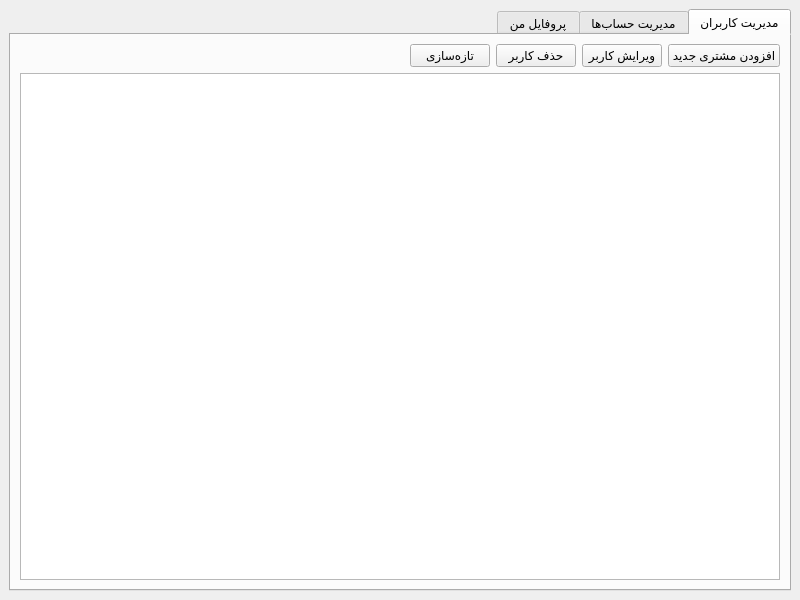
<?xml version="1.0" encoding="UTF-8"?>
<ui version="4.0">
 <class>AdminDashboard</class>
 <widget class="QMainWindow" name="AdminDashboard">
  <property name="geometry">
   <rect>
    <x>0</x>
    <y>0</y>
    <width>800</width>
    <height>600</height>
   </rect>
  </property>
  <property name="windowTitle">
   <string>پنل مدیریت</string>
  </property>
  <property name="layoutDirection">
   <enum>Qt::LayoutDirection::RightToLeft</enum>
  </property>
  <widget class="QWidget" name="centralwidget">
   <layout class="QVBoxLayout" name="verticalLayout">
    <item>
     <widget class="QTabWidget" name="tabWidget">
      <property name="currentIndex">
       <number>0</number>
      </property>
      <widget class="QWidget" name="tab_userManagement">
       <attribute name="title">
        <string>مدیریت کاربران</string>
       </attribute>
       <layout class="QVBoxLayout" name="verticalLayout_2">
        <item>
         <layout class="QHBoxLayout" name="horizontalLayout">
          <item>
           <widget class="QPushButton" name="btn_addUser">
            <property name="text">
             <string>افزودن مشتری جدید</string>
            </property>
           </widget>
          </item>
          <item>
           <widget class="QPushButton" name="btn_editUser">
            <property name="text">
             <string>ویرایش کاربر</string>
            </property>
           </widget>
          </item>
          <item>
           <widget class="QPushButton" name="btn_deleteUser">
            <property name="text">
             <string>حذف کاربر</string>
            </property>
           </widget>
          </item>
          <item>
           <widget class="QPushButton" name="btn_refreshUsers">
            <property name="text">
             <string>تازه‌سازی</string>
            </property>
           </widget>
          </item>
          <item>
           <spacer name="horizontalSpacer">
            <property name="orientation">
             <enum>Qt::Orientation::Horizontal</enum>
            </property>
            <property name="sizeHint" stdset="0">
             <size>
              <width>40</width>
              <height>20</height>
             </size>
            </property>
           </spacer>
          </item>
         </layout>
        </item>
        <item>
         <widget class="QTableWidget" name="tableWidget_users"/>
        </item>
       </layout>
      </widget>
      <widget class="QWidget" name="tab_accountManagement">
       <attribute name="title">
        <string>مدیریت حساب‌ها</string>
       </attribute>
       <layout class="QVBoxLayout" name="verticalLayout_3">
        <item>
         <layout class="QHBoxLayout" name="horizontalLayout_2">
          <item>
           <widget class="QPushButton" name="btn_addAccount">
            <property name="text">
             <string>افزودن حساب جدید</string>
            </property>
           </widget>
          </item>
          <item>
           <widget class="QPushButton" name="btn_deleteAccount">
            <property name="text">
             <string>حذف حساب</string>
            </property>
           </widget>
          </item>
          <item>
           <widget class="QPushButton" name="btn_refreshAccounts">
            <property name="text">
             <string>تازه‌سازی</string>
            </property>
           </widget>
          </item>
          <item>
           <spacer name="horizontalSpacer_2">
            <property name="orientation">
             <enum>Qt::Orientation::Horizontal</enum>
            </property>
            <property name="sizeHint" stdset="0">
             <size>
              <width>40</width>
              <height>20</height>
             </size>
            </property>
           </spacer>
          </item>
         </layout>
        </item>
        <item>
         <widget class="QTableWidget" name="tableWidget_accounts"/>
        </item>
       </layout>
      </widget>
      <widget class="QWidget" name="tab_profile">
       <attribute name="title">
        <string>پروفایل من</string>
       </attribute>
       <layout class="QVBoxLayout" name="verticalLayout_profile">
        <item>
         <widget class="QGroupBox" name="groupBox_userInfo">
          <property name="title">
           <string>اطلاعات کاربری</string>
          </property>
          <layout class="QFormLayout" name="formLayout_profile">
           <item row="0" column="0">
            <widget class="QLabel" name="label_p_name">
             <property name="text">
              <string>نام:</string>
             </property>
            </widget>
           </item>
           <item row="0" column="1">
            <widget class="QLabel" name="lbl_profile_name">
             <property name="text">
              <string>-</string>
             </property>
            </widget>
           </item>
           <item row="1" column="0">
            <widget class="QLabel" name="label_p_family">
             <property name="text">
              <string>نام خانوادگی:</string>
             </property>
            </widget>
           </item>
           <item row="1" column="1">
            <widget class="QLabel" name="lbl_profile_family">
             <property name="text">
              <string>-</string>
             </property>
            </widget>
           </item>
           <item row="2" column="0">
            <widget class="QLabel" name="label_p_username">
             <property name="text">
              <string>نام کاربری:</string>
             </property>
            </widget>
           </item>
           <item row="2" column="1">
            <widget class="QLabel" name="lbl_profile_username">
             <property name="text">
              <string>-</string>
             </property>
            </widget>
           </item>
          </layout>
         </widget>
        </item>
        <item>
         <widget class="QGroupBox" name="groupBox_changePass">
          <property name="title">
           <string>تغییر رمز عبور</string>
          </property>
          <layout class="QFormLayout" name="formLayout_changePass">
           <item row="0" column="0">
            <widget class="QLabel" name="label_p_currentPass">
             <property name="text">
              <string>رمز عبور فعلی:</string>
             </property>
            </widget>
           </item>
           <item row="0" column="1">
            <widget class="QLineEdit" name="lineEdit_currentPass">
             <property name="echoMode">
              <enum>QLineEdit::EchoMode::Password</enum>
             </property>
            </widget>
           </item>
           <item row="1" column="0">
            <widget class="QLabel" name="label_p_newPass">
             <property name="text">
              <string>رمز عبور جدید:</string>
             </property>
            </widget>
           </item>
           <item row="1" column="1">
            <widget class="QLineEdit" name="lineEdit_newPass">
             <property name="echoMode">
              <enum>QLineEdit::EchoMode::Password</enum>
             </property>
            </widget>
           </item>
           <item row="2" column="0">
            <widget class="QLabel" name="label_p_confirmPass">
             <property name="text">
              <string>تکرار رمز عبور جدید:</string>
             </property>
            </widget>
           </item>
           <item row="2" column="1">
            <widget class="QLineEdit" name="lineEdit_confirmPass">
             <property name="echoMode">
              <enum>QLineEdit::EchoMode::Password</enum>
             </property>
            </widget>
           </item>
          </layout>
         </widget>
        </item>
        <item>
         <widget class="QPushButton" name="btn_changePassword">
          <property name="text">
           <string>ثبت تغییرات رمز</string>
          </property>
         </widget>
        </item>
        <item>
         <widget class="QLabel" name="lbl_profile_status">
          <property name="text">
           <string/>
          </property>
          <property name="alignment">
           <set>Qt::AlignmentFlag::AlignCenter</set>
          </property>
         </widget>
        </item>
        <item>
         <spacer name="verticalSpacer_profile">
          <property name="orientation">
           <enum>Qt::Orientation::Vertical</enum>
          </property>
          <property name="sizeHint" stdset="0">
           <size>
            <width>20</width>
            <height>40</height>
           </size>
          </property>
         </spacer>
        </item>
       </layout>
      </widget>
     </widget>
    </item>
   </layout>
  </widget>
 </widget>
 <resources/>
 <connections/>
</ui>
